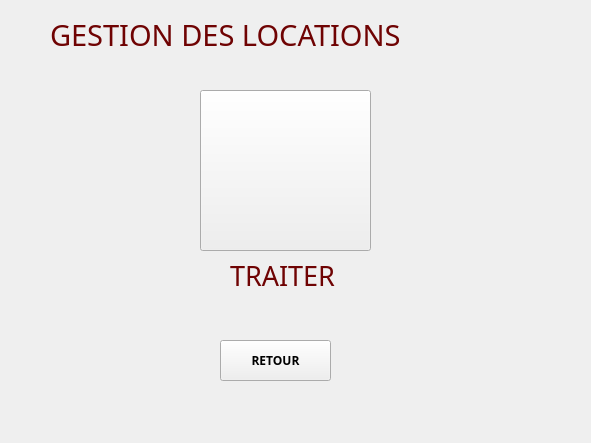
<?xml version="1.0" encoding="UTF-8"?>
<ui version="4.0">
 <class>Gestion_Location</class>
 <widget class="QWidget" name="Gestion_Location">
  <property name="geometry">
   <rect>
    <x>0</x>
    <y>0</y>
    <width>591</width>
    <height>443</height>
   </rect>
  </property>
  <property name="windowTitle">
   <string>Form</string>
  </property>
  <widget class="QPushButton" name="pushButton">
   <property name="geometry">
    <rect>
     <x>220</x>
     <y>340</y>
     <width>111</width>
     <height>41</height>
    </rect>
   </property>
   <property name="font">
    <font>
     <family>Century Gothic</family>
     <weight>75</weight>
     <bold>true</bold>
    </font>
   </property>
   <property name="text">
    <string>RETOUR</string>
   </property>
   <property name="icon">
    <iconset>
     <normaloff>:/icons/icons8_back_to_200px.png</normaloff>:/icons/icons8_back_to_200px.png</iconset>
   </property>
   <property name="iconSize">
    <size>
     <width>30</width>
     <height>30</height>
    </size>
   </property>
  </widget>
  <widget class="QLabel" name="label_3">
   <property name="geometry">
    <rect>
     <x>230</x>
     <y>250</y>
     <width>141</width>
     <height>51</height>
    </rect>
   </property>
   <property name="font">
    <font>
     <family>Century Gothic</family>
     <pointsize>20</pointsize>
    </font>
   </property>
   <property name="text">
    <string>&lt;html&gt;&lt;head/&gt;&lt;body&gt;&lt;p&gt;&lt;span style=&quot; color:#6f0303;&quot;&gt;TRAITER&lt;/span&gt;&lt;/p&gt;&lt;/body&gt;&lt;/html&gt;</string>
   </property>
  </widget>
  <widget class="QLabel" name="label">
   <property name="geometry">
    <rect>
     <x>50</x>
     <y>10</y>
     <width>491</width>
     <height>51</height>
    </rect>
   </property>
   <property name="font">
    <font>
     <family>Century Gothic</family>
     <pointsize>22</pointsize>
     <weight>50</weight>
     <bold>false</bold>
    </font>
   </property>
   <property name="text">
    <string>&lt;html&gt;&lt;head/&gt;&lt;body&gt;&lt;p&gt;&lt;span style=&quot; color:#6f0303;&quot;&gt;GESTION DES LOCATIONS&lt;/span&gt;&lt;/p&gt;&lt;/body&gt;&lt;/html&gt;</string>
   </property>
  </widget>
  <widget class="QPushButton" name="traiter">
   <property name="geometry">
    <rect>
     <x>200</x>
     <y>90</y>
     <width>171</width>
     <height>161</height>
    </rect>
   </property>
   <property name="text">
    <string/>
   </property>
   <property name="icon">
    <iconset resource="images.qrc">
     <normaloff>:/icons/manage.png</normaloff>:/icons/manage.png</iconset>
   </property>
   <property name="iconSize">
    <size>
     <width>150</width>
     <height>150</height>
    </size>
   </property>
  </widget>
 </widget>
 <resources>
  <include location="images.qrc"/>
 </resources>
 <connections/>
</ui>
